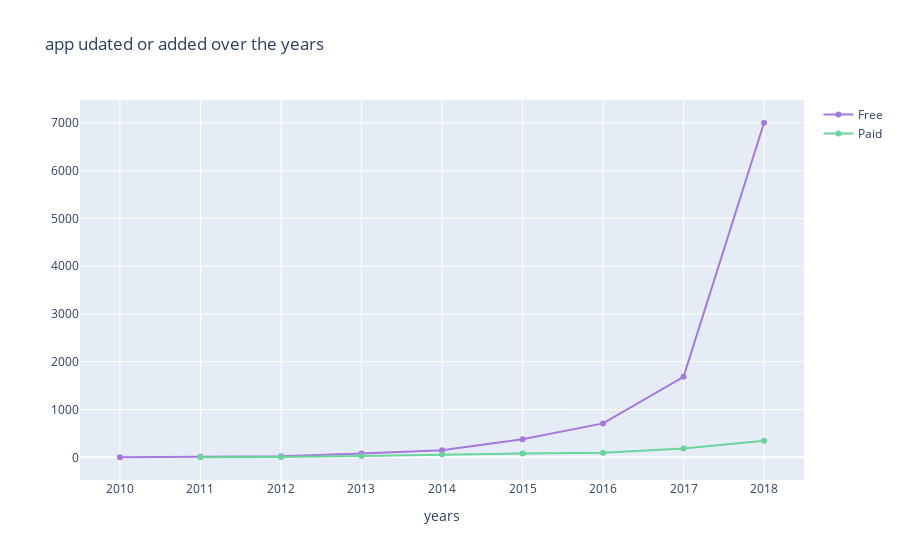

Notebook cell for this chart:
### Code cell
col='year_added'
v1=d1[col].value_counts().reset_index()
v1=v1.rename(columns={col:'count','index':col})
v1['percent']=v1['count'].apply(lambda x : 100*x/sum(v1['count']))
v1=v1.sort_values(col)
v2=d2[col].value_counts().reset_index()
v2=v2.rename(columns={col:'count','index':col})
v2['percent']=v2['count'].apply(lambda x : 100*x/sum(v2['count']))
v2=v2.sort_values(col)
trace1 = go.Scatter(x=v1[col], y=v1["count"], name="Free", marker=dict(color="#a678de"))
trace2 = go.Scatter(x=v2[col], y=v2["count"], name="Paid", marker=dict(color="#6ad49b"))
y = [trace1, trace2]
layout={'title':"app udated or added over the years",'xaxis':{'title':"years"}}
fig = go.Figure(data=y, layout=layout)
iplot(fig)

### Figure 1 — Plotly figure (JSON) as saved in the notebook; plotly's stock layout.template omitted (floating-point values rounded to 4 significant figures)
{"data": [{"marker": {"color": "#a678de"}, "name": "Free", "type": "scatter", "x": [2010, 2011, 2012, 2013, 2014, 2015, 2016, 2017, 2018], "y": [1, 12, 21, 81, 150, 377, 710, 1684, 7004]}, {"marker": {"color": "#6ad49b"}, "name": "Paid", "type": "scatter", "x": [2011, 2012, 2013, 2014, 2015, 2016, 2017, 2018], "y": [3, 5, 29, 59, 82, 94, 183, 345]}], "layout": {"title": {"text": "app udated or added over the years"}, "xaxis": {"title": {"text": "years"}}}}
